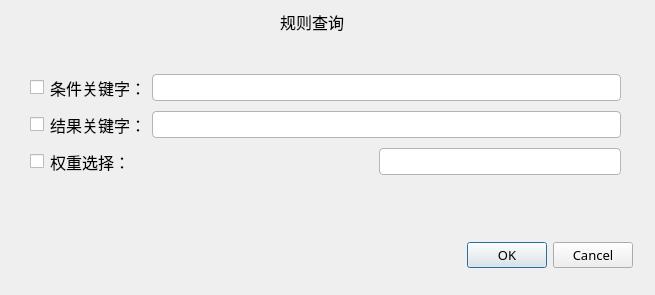
<?xml version="1.0" encoding="UTF-8"?>
<ui version="4.0">
 <class>findDialog</class>
 <widget class="QDialog" name="findDialog">
  <property name="geometry">
   <rect>
    <x>0</x>
    <y>0</y>
    <width>655</width>
    <height>295</height>
   </rect>
  </property>
  <property name="windowTitle">
   <string>查询窗口</string>
  </property>
  <property name="windowIcon">
   <iconset resource="source.qrc">
    <normaloff>:/image/select.png</normaloff>:/image/select.png</iconset>
  </property>
  <widget class="QDialogButtonBox" name="buttonBox">
   <property name="geometry">
    <rect>
     <x>440</x>
     <y>240</y>
     <width>193</width>
     <height>31</height>
    </rect>
   </property>
   <property name="font">
    <font>
     <family>Microsoft New Tai Lue</family>
     <pointsize>10</pointsize>
    </font>
   </property>
   <property name="orientation">
    <enum>Qt::Horizontal</enum>
   </property>
   <property name="standardButtons">
    <set>QDialogButtonBox::Cancel|QDialogButtonBox::Ok</set>
   </property>
  </widget>
  <widget class="QLabel" name="label_4">
   <property name="geometry">
    <rect>
     <x>280</x>
     <y>10</y>
     <width>80</width>
     <height>24</height>
    </rect>
   </property>
   <property name="font">
    <font>
     <family>Agency FB</family>
     <pointsize>12</pointsize>
     <weight>50</weight>
     <italic>false</italic>
     <bold>false</bold>
    </font>
   </property>
   <property name="styleSheet">
    <string notr="true">font: 12pt &quot;Agency FB&quot;;</string>
   </property>
   <property name="text">
    <string>规则查询</string>
   </property>
  </widget>
  <widget class="QWidget" name="layoutWidget">
   <property name="geometry">
    <rect>
     <x>30</x>
     <y>70</y>
     <width>591</width>
     <height>112</height>
    </rect>
   </property>
   <layout class="QVBoxLayout" name="verticalLayout">
    <item>
     <layout class="QHBoxLayout" name="horizontalLayout">
      <item>
       <widget class="QCheckBox" name="checkBox">
        <property name="text">
         <string/>
        </property>
       </widget>
      </item>
      <item>
       <widget class="QLabel" name="label">
        <property name="font">
         <font>
          <family>Agency FB</family>
          <pointsize>12</pointsize>
          <weight>50</weight>
          <italic>false</italic>
          <bold>false</bold>
         </font>
        </property>
        <property name="styleSheet">
         <string notr="true">font: 12pt &quot;Agency FB&quot;;


</string>
        </property>
        <property name="text">
         <string>条件关键字：</string>
        </property>
       </widget>
      </item>
      <item>
       <widget class="QLineEdit" name="findname">
        <property name="font">
         <font>
          <family>宋体</family>
          <pointsize>12</pointsize>
          <weight>50</weight>
          <italic>false</italic>
          <bold>false</bold>
         </font>
        </property>
        <property name="styleSheet">
         <string notr="true">QLineEdit{
border:1px solid rgb(180, 180, 180);
border-radius: 4px;
font: 12pt &quot;宋体&quot;;
}
QLineEdit::hover{
  color:green
  border-color:rgb(50,480,40);
  background-color:green;
}
QLineEdit::disabled{
  background-color:gray;

}
QLineEdit::enabled{
  background-color:white;

}</string>
        </property>
       </widget>
      </item>
     </layout>
    </item>
    <item>
     <layout class="QHBoxLayout" name="horizontalLayout_2">
      <item>
       <widget class="QCheckBox" name="checkBox_2">
        <property name="text">
         <string/>
        </property>
       </widget>
      </item>
      <item>
       <widget class="QLabel" name="label_2">
        <property name="font">
         <font>
          <family>Agency FB</family>
          <pointsize>12</pointsize>
          <weight>50</weight>
          <italic>false</italic>
          <bold>false</bold>
         </font>
        </property>
        <property name="styleSheet">
         <string notr="true">font: 12pt &quot;Agency FB&quot;;</string>
        </property>
        <property name="text">
         <string>结果关键字：</string>
        </property>
       </widget>
      </item>
      <item>
       <widget class="QLineEdit" name="findname_2">
        <property name="font">
         <font>
          <family>宋体</family>
          <pointsize>12</pointsize>
          <weight>50</weight>
          <italic>false</italic>
          <bold>false</bold>
         </font>
        </property>
        <property name="styleSheet">
         <string notr="true">QLineEdit
{
border:1px solid rgb(180, 180, 180);
border-radius: 4px;
font: 12pt &quot;宋体&quot;;
}
QLineEdit::hover{
  color:green
  border-color:rgb(50,480,40);
  background-color:green;
}
QLineEdit::disabled
{
  background-color:gray;

}
QLineEdit::Enabled{
background-color:white;
}

</string>
        </property>
       </widget>
      </item>
     </layout>
    </item>
    <item>
     <layout class="QHBoxLayout" name="horizontalLayout_3">
      <item>
       <widget class="QCheckBox" name="checkBox_3">
        <property name="text">
         <string/>
        </property>
       </widget>
      </item>
      <item>
       <widget class="QLabel" name="label_3">
        <property name="font">
         <font>
          <family>Agency FB</family>
          <pointsize>12</pointsize>
          <weight>50</weight>
          <italic>false</italic>
          <bold>false</bold>
         </font>
        </property>
        <property name="styleSheet">
         <string notr="true">font: 12pt &quot;Agency FB&quot;;</string>
        </property>
        <property name="text">
         <string>权重选择：</string>
        </property>
       </widget>
      </item>
      <item>
       <spacer name="horizontalSpacer">
        <property name="orientation">
         <enum>Qt::Horizontal</enum>
        </property>
        <property name="sizeHint" stdset="0">
         <size>
          <width>40</width>
          <height>20</height>
         </size>
        </property>
       </spacer>
      </item>
      <item>
       <widget class="QLineEdit" name="findname_3">
        <property name="font">
         <font>
          <family>宋体</family>
          <pointsize>12</pointsize>
          <weight>50</weight>
          <italic>false</italic>
          <bold>false</bold>
         </font>
        </property>
        <property name="styleSheet">
         <string notr="true">
QLineEdit
{
border:1px solid rgb(180, 180, 180);
font: 12pt &quot;宋体&quot;;
	
border-radius: 4px;
}
QLineEdit::hover
{
  color:green
  border-color:rgb(50,480,40);
  background-color:green;
}

QLineEdit::disabled

{
  background-color: rgb(173, 173, 173);

}
QLineEdit::Enabled

{
	background-color: rgb(255, 255, 255);

}
</string>
        </property>
       </widget>
      </item>
     </layout>
    </item>
   </layout>
  </widget>
 </widget>
 <resources>
  <include location="source.qrc"/>
 </resources>
 <connections>
  <connection>
   <sender>buttonBox</sender>
   <signal>accepted()</signal>
   <receiver>findDialog</receiver>
   <slot>accept()</slot>
   <hints>
    <hint type="sourcelabel">
     <x>248</x>
     <y>254</y>
    </hint>
    <hint type="destinationlabel">
     <x>157</x>
     <y>274</y>
    </hint>
   </hints>
  </connection>
  <connection>
   <sender>buttonBox</sender>
   <signal>rejected()</signal>
   <receiver>findDialog</receiver>
   <slot>reject()</slot>
   <hints>
    <hint type="sourcelabel">
     <x>316</x>
     <y>260</y>
    </hint>
    <hint type="destinationlabel">
     <x>286</x>
     <y>274</y>
    </hint>
   </hints>
  </connection>
  <connection>
   <sender>checkBox_3</sender>
   <signal>toggled(bool)</signal>
   <receiver>findname_3</receiver>
   <slot>setEnabled(bool)</slot>
   <hints>
    <hint type="sourcelabel">
     <x>43</x>
     <y>167</y>
    </hint>
    <hint type="destinationlabel">
     <x>401</x>
     <y>170</y>
    </hint>
   </hints>
  </connection>
  <connection>
   <sender>checkBox_2</sender>
   <signal>toggled(bool)</signal>
   <receiver>findname_2</receiver>
   <slot>setEnabled(bool)</slot>
   <hints>
    <hint type="sourcelabel">
     <x>45</x>
     <y>118</y>
    </hint>
    <hint type="destinationlabel">
     <x>183</x>
     <y>120</y>
    </hint>
   </hints>
  </connection>
  <connection>
   <sender>checkBox</sender>
   <signal>toggled(bool)</signal>
   <receiver>findname</receiver>
   <slot>setEnabled(bool)</slot>
   <hints>
    <hint type="sourcelabel">
     <x>47</x>
     <y>79</y>
    </hint>
    <hint type="destinationlabel">
     <x>188</x>
     <y>80</y>
    </hint>
   </hints>
  </connection>
 </connections>
</ui>
